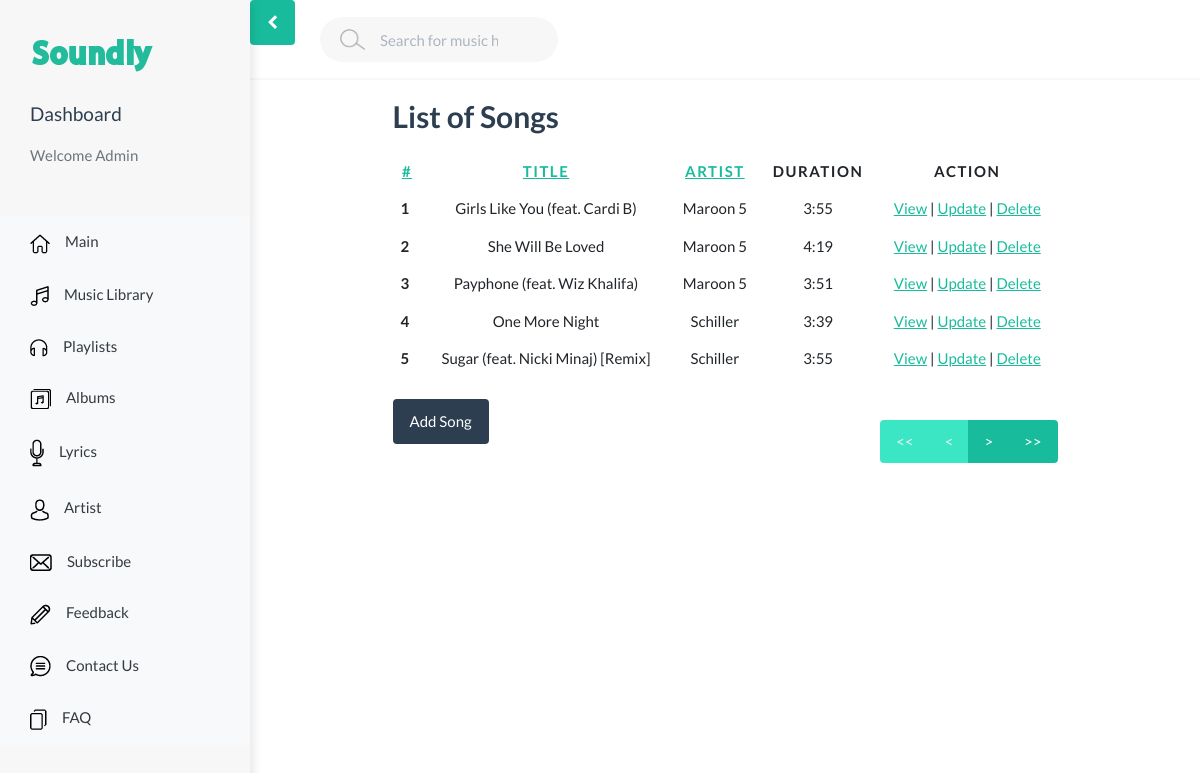
The page /adminViews/adminLibrarylist.php on the database its author committed.
### tables this page shows
CREATE TABLE `songs` (
  `id` int(11) NOT NULL,
  `title` varchar(250) NOT NULL,
  `duration` varchar(8) NOT NULL,
  `path` varchar(500) NOT NULL,
  `artist_id` int(10) DEFAULT NULL,
  `album_id` int(10) DEFAULT NULL,
  `playlist_id` int(11) DEFAULT NULL
);

CREATE TABLE `artists` (
  `id` int(11) NOT NULL,
  `name` varchar(255) NOT NULL
);

### Models/Song.php (called while the page is built, shortened)
<?php
class Song
{
    public function listAdminSongs($db, $searchkey, $page,$dataPerPage, $order=null)
    {
        if($order == 'title'){
            $orderby = 'ORDER BY title';
        }
        else if($order == 'artist') {
            $orderby = 'ORDER BY name';
        }
        else{
            $orderby = '';
        }
        if(!empty($searchkey)){
            $search = 'WHERE title LIKE :searchkey';
        }else{
            $search = '';
        }
        $offset = ($page-1) * $dataPerPage;
        $query = "SELECT songs.*, artists.name FROM songs INNER JOIN artists ON artists.id = songs.artist_id $search  $orderby LIMIT $offset, $dataPerPage";
        $sql = $db->prepare($query);
        $sql->bindParam(':searchkey', $searchkey);
        $sql->execute();
        $songs = $sql->fetchAll(\PDO::FETCH_OBJ);
        return $songs;
    }
    public function getcount($db){
        $query = "SELECT count(*) as count FROM songs";
        $sql = $db->prepare($query);
        $sql->execute();
        $total_count = $sql->fetch(\PDO::FETCH_OBJ);
        return $total_count;
    }
}

### adminViews/adminLibrarylist.php (the view, shortened to what this page needs)
<?php
    require_once '../Models/Song.php';
    require_once 'adminView/header.php';
    $db=Database::getDb();
    $sg = new Song();
    if(isset($_GET['page'])){
        $page = $_GET['page'];
    }else{
        $page = 1;
    }
    if(isset($_GET['orderBy'])){
        $order = $_GET['orderBy'];
    }else{
        $order = null;
    }
    if(isset($_POST['submitSearch'])){
        $searchkey = "%".$_POST['search']."%";
    }else{
        $searchkey = null;
    }
    $dataperPage = 5;
    $songs =  $sg->listAdminSongs($db, $searchkey,$page,$dataperPage,$order);
    $totalcount = $sg->getcount($db);
    $total_pages = $totalcount->count/$dataperPage;
?>
    <h1>List of Songs</h1>
    <table class="table table-borderless table-hover text-center">
        <thead>
            <tr class="text-uppercase">
                <th class="text-center"><a href="?orderBy=">#</a></th>
                <th class="text-center"><a href="?orderBy=title">Title</a></th>
                <th class="text-center"><a href="?orderBy=artist">Artist</a></th>
                <th class="text-center">Duration</th>
                <th class="text-center">Action</th>
            </tr>
        </thead>
        <tbody>
        <?php
        $i = (($page-1) * $dataperPage)+1;
        foreach ($songs as $m) {
            print '<tr>
                        <th scope="row">'.$i.'</th>
                        <td class="text-center">'.$m->title.'</td>
                        <td>'.$m->name.'</td>
                        <td>'.$m->duration.'</td>
                        <td>
                            <a href="adminLibraryview.php?id='.$m->id.'">View</a> |
                            <a href="adminLibraryupdate.php?id='.$m->id.'">Update</a> |
                            <a href="adminLibrarydelete.php?id='.$m->id.'">Delete</a>
                        </td>
                    </tr>';
        $i++;
        }
        ?>
        </tbody>
    </table>
    <ul class="pagination pull-right">
        <li class="<?php if($page <= 1){ echo 'disabled'; } ?>">
            <a href="?orderBy=<?=$order?>&page=1">&lt;&lt;</a>
        </li>
        <li class="<?php if($page <= 1){ echo 'disabled'; } ?>">
            <a href="<?php if($page <= 1){ echo '#'; } else { echo "?orderBy=".$order."&page=".($page - 1); } ?>">&lt;</a>
        </li>
        <li class="<?php if($page >= $total_pages){ echo 'disabled'; } ?>">
            <a href="<?php if($page >= $total_pages){ echo '#'; } else { echo "?orderBy=".$order."&page=".($page + 1); } ?>">&gt;</a>
        </li>
        <li class="<?php if($page >= $total_pages){ echo 'disabled'; } ?>">
            <a href="?orderBy=<?=$order;?>&page=<?php echo ceil($total_pages); ?>">&gt;&gt;</a>
        </li>
    </ul>
    <a class="btn btn-primary" href="adminLibraryadd.php"> Add Song </a>

### css/style.css (style rules this page uses)
body { min-height: 100vh; overflow-x: hidden; }
h1, h2, h3, h4, h5, h6, p { margin: 2rem 0; }
h1 { font-size: 3rem; font-weight: bold; }
.text-uppercase { letter-spacing: 0.1em; }

### rows shown on the page
songs: title "Girls Like You (feat. Cardi B)", artist.name "Maroon 5", duration "3:55"
songs: title "She Will Be Loved", artist.name "Maroon 5", duration "4:19"
songs: title "Payphone (feat. Wiz Khalifa)", artist.name "Maroon 5", duration "3:51"
songs: title "One More Night", artist.name "Schiller", duration "3:39"
songs: title "Sugar (feat. Nicki Minaj) [Remix]", artist.name "Schiller", duration "3:55"
